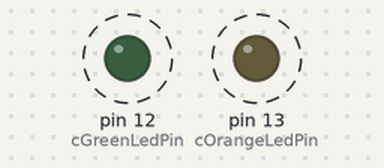
Bench run of a sketch on a simulated Arduino Uno, built with avr-gcc and run on an emulated ATmega328P. Parts: output pins drawn as LEDs (lit = HIGH). Dashed ring = blinking.

Above: at 0.4 s.
Timing chart, 0 to 5.7 s (numbered marks = the images above):
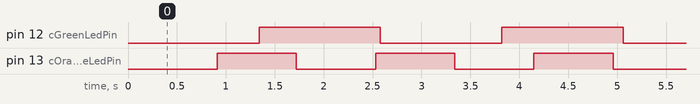

Measured:
- by itself, pin 12 (cGreenLedPin): alternates HIGH for 1.2 s and LOW for 1.2 s
- by itself, pin 13 (cOrangeLedPin): alternates HIGH for 0.81 s and LOW for 0.81 s

The sketch:

blink5.ino
```cpp
#include "Event.hpp"

const uint8_t cOrangeLedPin = 13;
const uint8_t cGreenLedPin = 12;

Event gNextOrangeLedEvent;
Event gNextGreenLedEvent;

void setup() {
  pinMode(cOrangeLedPin, OUTPUT);
  pinMode(cGreenLedPin, OUTPUT);
  gNextOrangeLedEvent.start(100);
  gNextGreenLedEvent.start(100);
}

void orangeLedEvent()
{
  static bool state = false;
  digitalWrite(cOrangeLedPin, (state ? HIGH : LOW));
  state = !state;
  gNextOrangeLedEvent.scheduleNext(810);
}

void greenLedEvent()
{
  static bool state = false;
  digitalWrite(cGreenLedPin, (state ? HIGH : LOW));
  state = !state;
  gNextGreenLedEvent.scheduleNext(1240);
}

void loop() {
  const auto currentTime = millis();
  if (gNextOrangeLedEvent.isReady(currentTime)) {
    orangeLedEvent();
  }
  if (gNextGreenLedEvent.isReady(currentTime)) {
    greenLedEvent();
  }
  while (millis() == currentTime) {}
}
```

Event.cpp
```cpp
#include "Event.hpp"

#include <Arduino.h>

Event::Event()
  : _next(0)
{
}

void Event::start(uint32_t delay)
{
  _next = millis() + delay;
}

bool Event::isReady(uint32_t currentTime)
{
  const auto delta = static_cast<int32_t>(_next - currentTime);
  return delta <= 0;
}

void Event::scheduleNext(uint32_t delay)
{
  _next += delay;
}
```

Event.hpp
```cpp
#pragma once

#include <Arduino.h>

class Event
{
public:
  Event();
public:
  void start(uint32_t delay);
  bool isReady(uint32_t currentTime);
  void scheduleNext(uint32_t delay);
private:
  uint32_t _next;
};
```
